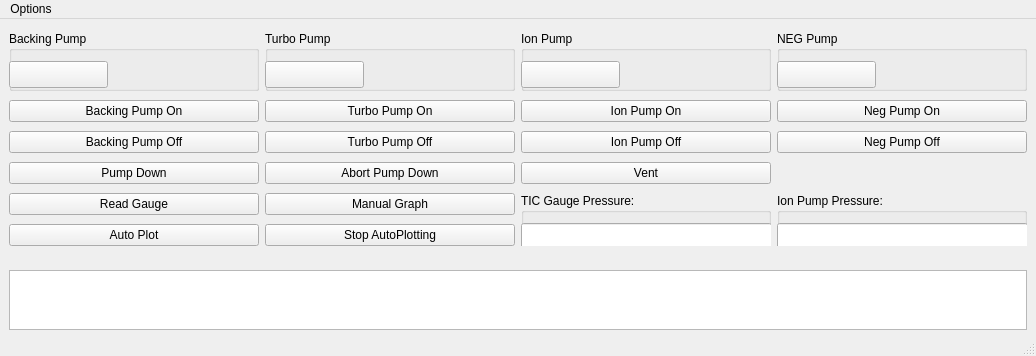
<?xml version="1.0" encoding="UTF-8"?>
<ui version="4.0">
 <class>MainWindow</class>
 <widget class="QMainWindow" name="MainWindow">
  <property name="geometry">
   <rect>
    <x>0</x>
    <y>0</y>
    <width>1036</width>
    <height>356</height>
   </rect>
  </property>
  <property name="windowTitle">
   <string>FHiRE Vacuum Controller</string>
  </property>
  <widget class="QWidget" name="centralwidget">
   <property name="autoFillBackground">
    <bool>false</bool>
   </property>
   <layout class="QGridLayout" name="gridLayout">
    <item row="1" column="2">
     <widget class="QGroupBox" name="turboBox">
      <property name="minimumSize">
       <size>
        <width>250</width>
        <height>60</height>
       </size>
      </property>
      <property name="maximumSize">
       <size>
        <width>16777215</width>
        <height>60</height>
       </size>
      </property>
      <property name="title">
       <string>Turbo Pump</string>
      </property>
      <widget class="QPushButton" name="turbo_switch">
       <property name="geometry">
        <rect>
         <x>0</x>
         <y>30</y>
         <width>99</width>
         <height>27</height>
        </rect>
       </property>
       <property name="text">
        <string/>
       </property>
      </widget>
     </widget>
    </item>
    <item row="3" column="1">
     <widget class="QPushButton" name="pump_button_off">
      <property name="text">
       <string>Backing Pump Off</string>
      </property>
     </widget>
    </item>
    <item row="2" column="1">
     <widget class="QPushButton" name="pump_button_on">
      <property name="text">
       <string>Backing Pump On</string>
      </property>
     </widget>
    </item>
    <item row="2" column="3">
     <widget class="QPushButton" name="ion_button_on">
      <property name="text">
       <string>Ion Pump On</string>
      </property>
     </widget>
    </item>
    <item row="3" column="3">
     <widget class="QPushButton" name="ion_button_off">
      <property name="text">
       <string>Ion Pump Off</string>
      </property>
     </widget>
    </item>
    <item row="3" column="2">
     <widget class="QPushButton" name="turbo_button_off">
      <property name="text">
       <string>Turbo Pump Off</string>
      </property>
     </widget>
    </item>
    <item row="4" column="1">
     <widget class="QPushButton" name="pump_down">
      <property name="text">
       <string>Pump Down</string>
      </property>
     </widget>
    </item>
    <item row="1" column="1">
     <widget class="QGroupBox" name="backingBox">
      <property name="minimumSize">
       <size>
        <width>250</width>
        <height>60</height>
       </size>
      </property>
      <property name="maximumSize">
       <size>
        <width>16777215</width>
        <height>60</height>
       </size>
      </property>
      <property name="title">
       <string>Backing Pump</string>
      </property>
      <widget class="QPushButton" name="backing_switch">
       <property name="geometry">
        <rect>
         <x>0</x>
         <y>30</y>
         <width>99</width>
         <height>27</height>
        </rect>
       </property>
       <property name="text">
        <string/>
       </property>
      </widget>
     </widget>
    </item>
    <item row="4" column="2">
     <widget class="QPushButton" name="abort_pump_down">
      <property name="text">
       <string>Abort Pump Down</string>
      </property>
     </widget>
    </item>
    <item row="6" column="3" rowspan="2">
     <widget class="QGroupBox" name="tic_pressure_box">
      <property name="title">
       <string>TIC Gauge Pressure:</string>
      </property>
      <widget class="QLineEdit" name="tic_pressureText">
       <property name="geometry">
        <rect>
         <x>0</x>
         <y>30</y>
         <width>251</width>
         <height>27</height>
        </rect>
       </property>
       <property name="readOnly">
        <bool>true</bool>
       </property>
      </widget>
     </widget>
    </item>
    <item row="7" column="2">
     <widget class="QPushButton" name="stop_plot">
      <property name="text">
       <string>Stop AutoPlotting</string>
      </property>
     </widget>
    </item>
    <item row="4" column="3">
     <widget class="QPushButton" name="vent">
      <property name="text">
       <string>Vent</string>
      </property>
     </widget>
    </item>
    <item row="6" column="1">
     <widget class="QPushButton" name="gauge_button">
      <property name="text">
       <string>Read Gauge</string>
      </property>
     </widget>
    </item>
    <item row="7" column="1">
     <widget class="QPushButton" name="auto_plot">
      <property name="text">
       <string>Auto Plot</string>
      </property>
     </widget>
    </item>
    <item row="6" column="2">
     <widget class="QPushButton" name="graph">
      <property name="text">
       <string>Manual Graph</string>
      </property>
     </widget>
    </item>
    <item row="1" column="4">
     <widget class="QGroupBox" name="negBox">
      <property name="minimumSize">
       <size>
        <width>250</width>
        <height>60</height>
       </size>
      </property>
      <property name="maximumSize">
       <size>
        <width>16777215</width>
        <height>60</height>
       </size>
      </property>
      <property name="title">
       <string>NEG Pump</string>
      </property>
      <widget class="QPushButton" name="neg_switch">
       <property name="geometry">
        <rect>
         <x>0</x>
         <y>30</y>
         <width>99</width>
         <height>27</height>
        </rect>
       </property>
       <property name="text">
        <string/>
       </property>
      </widget>
     </widget>
    </item>
    <item row="3" column="4">
     <widget class="QPushButton" name="neg_button_off">
      <property name="text">
       <string>Neg Pump Off</string>
      </property>
     </widget>
    </item>
    <item row="2" column="4">
     <widget class="QPushButton" name="neg_button_on">
      <property name="text">
       <string>Neg Pump On</string>
      </property>
     </widget>
    </item>
    <item row="1" column="3">
     <widget class="QGroupBox" name="ionBox">
      <property name="minimumSize">
       <size>
        <width>250</width>
        <height>60</height>
       </size>
      </property>
      <property name="maximumSize">
       <size>
        <width>16777215</width>
        <height>60</height>
       </size>
      </property>
      <property name="title">
       <string>Ion Pump</string>
      </property>
      <widget class="QPushButton" name="ion_switch">
       <property name="geometry">
        <rect>
         <x>0</x>
         <y>30</y>
         <width>99</width>
         <height>27</height>
        </rect>
       </property>
       <property name="text">
        <string/>
       </property>
      </widget>
     </widget>
    </item>
    <item row="2" column="2">
     <widget class="QPushButton" name="turbo_button_on">
      <property name="text">
       <string>Turbo Pump On</string>
      </property>
     </widget>
    </item>
    <item row="6" column="4" rowspan="2">
     <widget class="QGroupBox" name="ion_pressure_box">
      <property name="title">
       <string>Ion Pump Pressure:</string>
      </property>
      <widget class="QLineEdit" name="ion_pressureText">
       <property name="geometry">
        <rect>
         <x>0</x>
         <y>30</y>
         <width>251</width>
         <height>27</height>
        </rect>
       </property>
       <property name="readOnly">
        <bool>true</bool>
       </property>
      </widget>
     </widget>
    </item>
    <item row="8" column="1" colspan="4">
     <widget class="QTextEdit" name="textEdit">
      <property name="minimumSize">
       <size>
        <width>120</width>
        <height>60</height>
       </size>
      </property>
      <property name="maximumSize">
       <size>
        <width>2000</width>
        <height>30</height>
       </size>
      </property>
      <property name="readOnly">
       <bool>true</bool>
      </property>
     </widget>
    </item>
   </layout>
  </widget>
  <widget class="QMenuBar" name="menubar">
   <property name="geometry">
    <rect>
     <x>0</x>
     <y>0</y>
     <width>1036</width>
     <height>25</height>
    </rect>
   </property>
   <widget class="QMenu" name="menuOptions">
    <property name="title">
     <string>Options</string>
    </property>
    <addaction name="actionImport"/>
    <addaction name="actionExit"/>
   </widget>
   <addaction name="menuOptions"/>
  </widget>
  <widget class="QStatusBar" name="statusbar"/>
  <action name="actionImport">
   <property name="text">
    <string>Import Pressure Log</string>
   </property>
  </action>
  <action name="actionExit">
   <property name="text">
    <string>Quit</string>
   </property>
  </action>
 </widget>
 <resources/>
 <connections/>
</ui>
